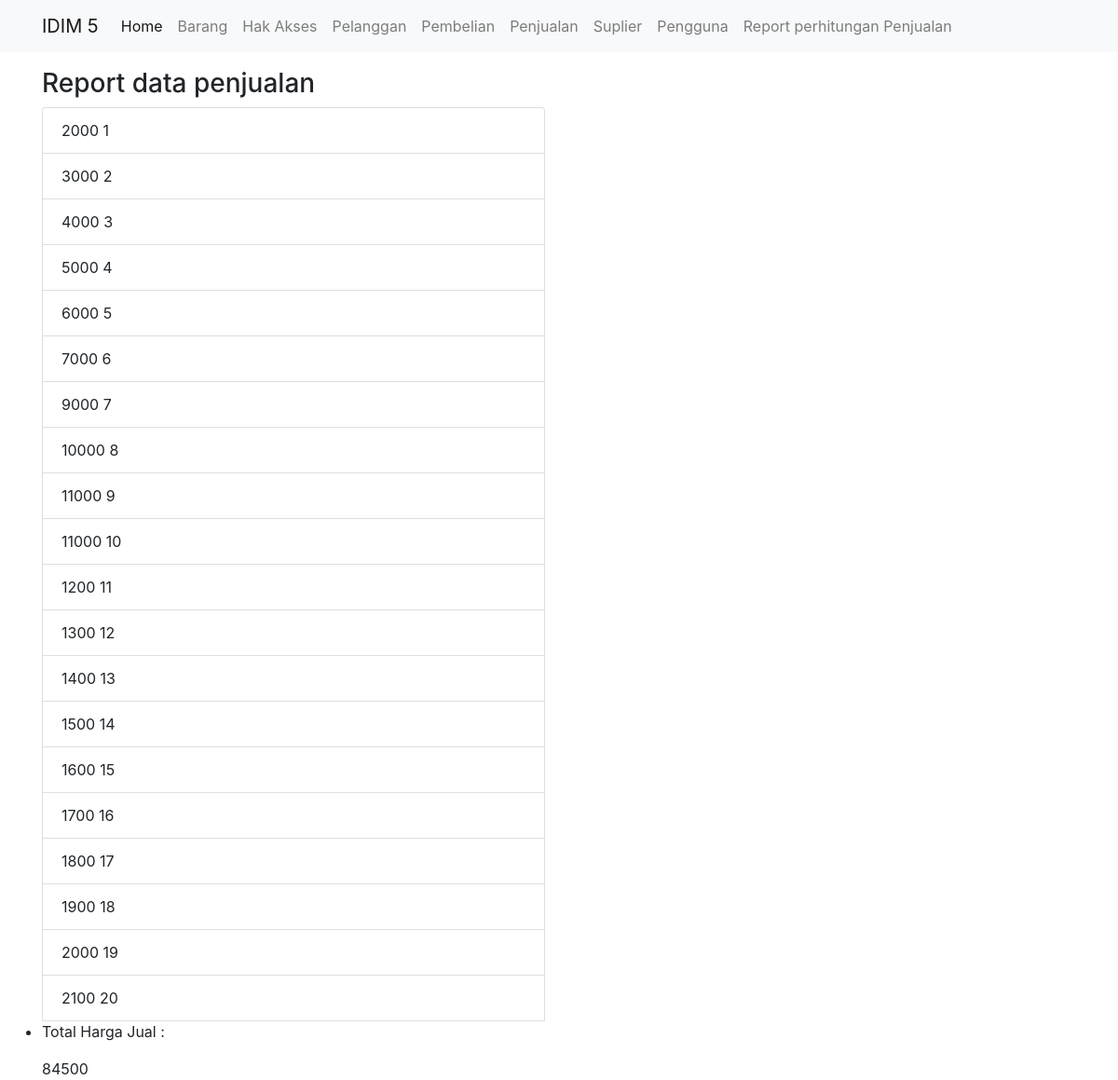
Screenshot of /public/report with the database file from the repository.
### tables this page shows
CREATE TABLE `penjualan` (
  `IdPenjualan` int(11) NOT NULL,
  `JumlahPenjualan` int(11) DEFAULT NULL,
  `HargaJual` int(11) DEFAULT NULL,
  `IdPengguna` int(11) DEFAULT NULL
);

### app/core/Controller.php (called while the page is built, shortened)
<?php
class Controller {
    public function view($view, $data = [])
    {
        require_once '../app/views/' . $view . '.php';
    }
    public function model($model)
    {
        return new $model;
    }
}

### app/controllers/Report.php (called while the page is built, shortened)
<?php
class Report extends Controller {
    public function index()
    {
        $data['judul'] = 'Report Penjualan';
        $data['br'] = $this->model('Report_model')->getAllReport();
        $data['br1'] = $this->model('Report_model')->getReportSum();
        $this->view('report/index', $data);
    }
}

### app/core/App.php (called while the page is built, shortened)
<?php
class App {
    protected $method = 'index';
    protected $params = [];
    public function __construct()
    {
        $this->controller = new $this->controller;
        call_user_func_array([$this->controller, $this->method], $this->params);
    }
}

### public/index.php (called while the page is built, shortened)
<?php
$app = new App;

### app/core/Database.php (called while the page is built, shortened)
<?php
class Database {
    private $host = DB_HOST;
    private $user = DB_USER;
    private $pass = DB_PASS;
    private $db_name = DB_NAME;
    private $dbh;
    private $stmt;
    public function __construct()
    {
        $dsn = 'mysql:host=' . $this->host . ';dbname=' . $this->db_name;
        $option = [
            PDO::ATTR_PERSISTENT => true,
            PDO::ATTR_ERRMODE => PDO::ERRMODE_EXCEPTION
        ];
        try {
            $this->dbh = new PDO($dsn, $this->user, $this->pass, $option);
        } catch(PDOException $e) {
            die($e->getMessage());
        }
    }
    public function query($query)
    {
        $this->stmt = $this->dbh->prepare($query);
    }
    public function execute()
    {
        $this->stmt->execute();
    }
    public function resultSet()
    {
        $this->execute();
        return $this->stmt->fetchAll(PDO::FETCH_ASSOC);
    }
    public function single()
    {
        $this->execute();
        return $this->stmt->fetch(PDO::FETCH_ASSOC);
    }
}

### app/models/Report_model.php (called while the page is built)
<?php
class Report_model {
    private $table = 'penjualan';
    private $db;
    public function __construct()
    {
        $this->db = new Database;
    }
    public function getAllReport()
    {
        $this->db->query('SELECT * FROM ' . $this->table);
        return $this->db->resultSet();
    }
    public function getReportSum()
    {
        $query = "SELECT SUM(HargaJual) AS TOTAL FROM penjualan";
        $this->db->query($query);
        $this->db->execute();
        return $this->db->single();
    }
}

### app/views/report/index.php (the view, shortened to what this page needs)
<div class="container mt-3">
    <div class="row">
      <div class="col-lg-6">
      </div>
    </div>
    <div class="row">
        <div class="col-lg-6">
          <h3>Report data penjualan</h3>
          <ul class="list-group">
            <?php foreach( $data['br'] as $br ) : ?>
              <li class="list-group-item">
                  <?= $br['HargaJual'];?>
                  <?= $br['JumlahPenjualan'];?>
              </li>
            <?php endforeach; ?>
            <li>
                <p>Total Harga Jual :</p>
                <?= $data['br1']['TOTAL']; ?>
            </li>
          </ul>
        </div>
    </div>
</div>

### rows the page displays
penjualan: HargaJual "2000", JumlahPenjualan "1"
penjualan: HargaJual "3000", JumlahPenjualan "2"
penjualan: HargaJual "4000", JumlahPenjualan "3"
penjualan: HargaJual "5000", JumlahPenjualan "4"
penjualan: HargaJual "6000", JumlahPenjualan "5"
penjualan: HargaJual "7000", JumlahPenjualan "6"
penjualan: HargaJual "9000", JumlahPenjualan "7"
penjualan: HargaJual "10000", JumlahPenjualan "8"
penjualan: HargaJual "11000", JumlahPenjualan "9"
penjualan: HargaJual "11000", JumlahPenjualan "10"
penjualan: HargaJual "1200", JumlahPenjualan "11"
penjualan: HargaJual "1300", JumlahPenjualan "12"
penjualan: HargaJual "1400", JumlahPenjualan "13"
penjualan: HargaJual "1500", JumlahPenjualan "14"
penjualan: HargaJual "1600", JumlahPenjualan "15"
penjualan: HargaJual "1700", JumlahPenjualan "16"
penjualan: HargaJual "1800", JumlahPenjualan "17"
penjualan: HargaJual "1900", JumlahPenjualan "18"
penjualan: HargaJual "2000", JumlahPenjualan "19"
penjualan: HargaJual "2100", JumlahPenjualan "20"

### other values shown
$data['br1']['TOTAL'] "84500"
